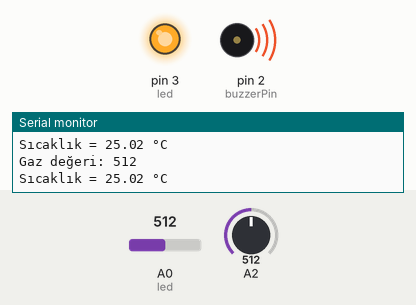
The sketch below on a simulated Arduino Uno, built with avr-gcc and run on an emulated ATmega328P. On the bench: output pins drawn as LEDs (lit = HIGH), buzzer (waves = sounding, pin HIGH), the last lines printed to the serial monitor. Dashed ring = blinking. The inputs (shaded band) are chosen by the test bench; at power-on: A2 = 512, A0 (led) = 512.

Above: at 2.8 s.
2.9 s: A2 set to 491
At 3.5 s:
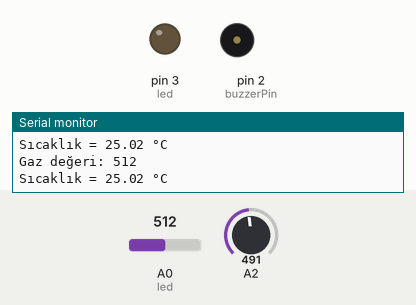
6.5 s: A0 (led) set to 1013
9.2 s: A0 (led) set to 1023
At 10.3 s:
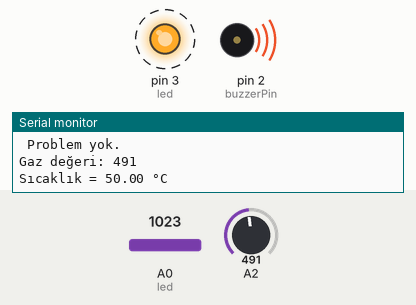
15.2 s: A0 (led) set to 900
At 15.8 s:
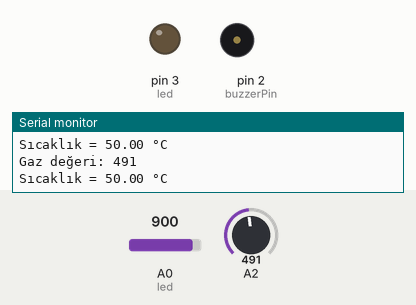
17.9 s: A2 set to 510
At 18.8 s:
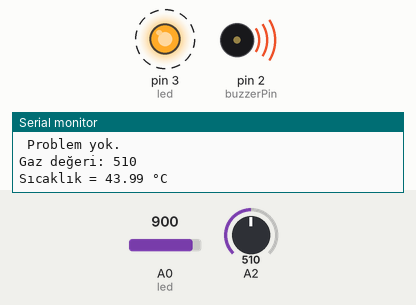
Timing chart, 0 to 24.9 s (numbered marks = the images above; inputs shaded):
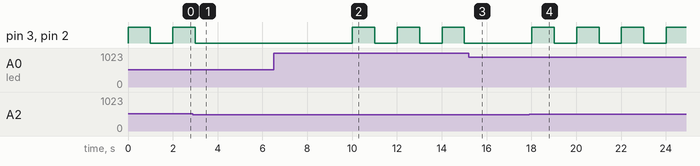

The sketch:

gazvesicaklikdegerihesaplama.ino
```cpp
int esikDegeri = 500; //Gaz eşik değerini belirliyoruz.
int buzzerPin = 2; //Buzzerın takılacağı pin
int led=3; // ledin takılacağı pin
int gdeger; //Sensörden okunan gaz değeri
int sdeger=0; // sıcaklık sensörünün takılı olduğu pin
float sicaklik_gerilim=0;
float sicaklik=0;

void setup() {
  pinMode(buzzerPin, OUTPUT); //Buzzer pinimizi çıkış olarak ayarlıyoruz.
  pinMode(led, OUTPUT);
  Serial.begin(9600);
}

void loop() {
  gdeger = analogRead(A2); //Sensörden gelen gaz değerini oku.
  sdeger = analogRead(A0); // sıcaklık sensörünün veri çekeeceği analog pini belirledk
  sicaklik_gerilim=(5000.0/1023.0)* sdeger;
  sicaklik= sicaklik_gerilim/100.0;

  if ((gdeger >= esikDegeri) || (sicaklik >=50) ) { //Sensörden okunan değer eşik değerinden büyükse çalışır.
    Serial.print("Gaz değeri: ");
    Serial.println(gdeger);
    Serial.print("Sıcaklık = ");
    Serial.print(sicaklik); // Seri port ekranına sıcaklığı yazdır
    Serial.println(" °C");
    digitalWrite(buzzerPin, HIGH);
    digitalWrite(led, HIGH);
    delay(1000);
    digitalWrite(buzzerPin, LOW);
    digitalWrite(led, LOW);
    delay(1000);
  }

  else
   { //Sensörden okunan değer eşik değerinin altındaysa çalışır.
    Serial.print("Gaz değeri: ");
    Serial.println(gdeger);
    Serial.print("Sıcaklık = ");
    Serial.print(sicaklik); // Seri port ekranına sıcaklığı yazdır
    Serial.println(" °C");
    Serial.println(" Problem yok.");
    delay(1000);
    digitalWrite(buzzerPin, LOW);
    digitalWrite(led, LOW);
  }
}
```

Measured:
- the behaviour switches between 500 and 499 on A2 (found by bisection; images 0 and 1)
- the behaviour switches between 1022 and 1023 on A0 (led) (found by bisection; images 1 and 2)
- after the input at 2.9 s, pin 3 (led), pin 2 (buzzerPin): goes on until 3.0 s, then stays LOW
- after the input at 9.2 s, pin 3 (led), pin 2 (buzzerPin): alternates HIGH for 1.0 s and LOW for 1.0 s, starting after 0.81 s
- after the input at 15.2 s, pin 3 (led), pin 2 (buzzerPin): stays LOW (without the input it goes to HIGH after 0.81 s)
- after the input at 17.9 s, pin 3 (led), pin 2 (buzzerPin): alternates HIGH for 1.0 s and LOW for 1.0 s, starting after 0.12 s
